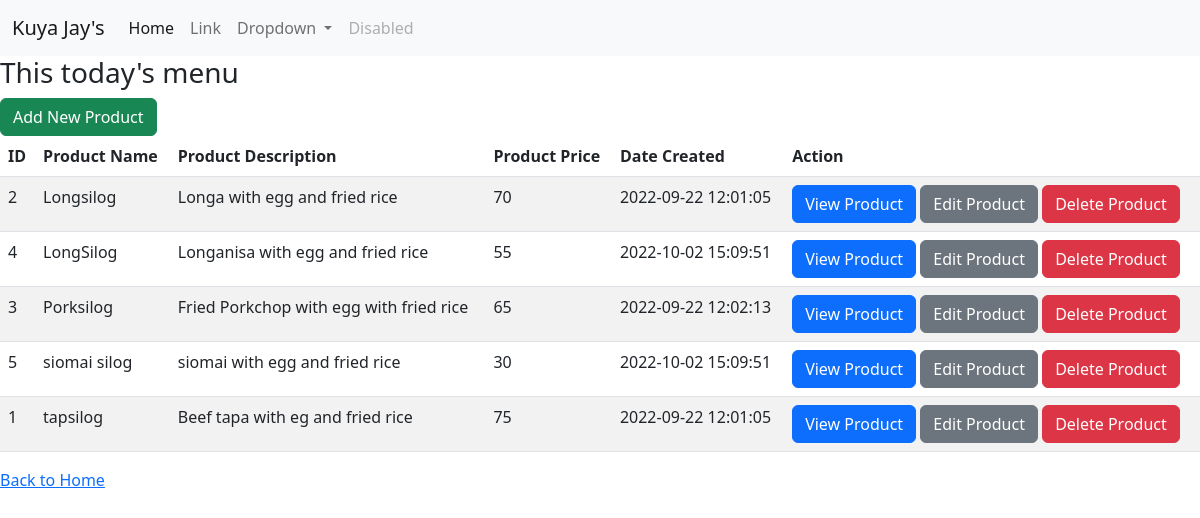
Screenshot of /index.php/home/view_products with the database file from the repository.
### tables this page shows
CREATE TABLE `tblproducts` (
  `prod_id` bigint(20) NOT NULL,
  `prod_name` varchar(30) NOT NULL,
  `prod_description` varchar(150) NOT NULL,
  `prod_price` double NOT NULL,
  `prod_date_created` timestamp NOT NULL DEFAULT current_timestamp()
);

### application/controllers/Home.php (called while the page is built, shortened)
<?php
class Home extends CI_Controller {
    public function __construct(){
        $this->load->helper('url');
    }
    public function view_products() {
        $this->load->model('Products_model');
        $data['products'] = $this->Products_model->get_products_no_limit();
        $data['title'] = 'View Products';
        $this->load->view('include/header', $data);
        $this->load->view('include/navbar');
        $this->load->view('product_view', $data);
        $this->load->view('include/footer');
    }
}

### index.php (called while the page is built, shortened)
<?php
require_once BASEPATH.'core/CodeIgniter.php';

### application/models/Products_model.php (called while the page is built, shortened)
<?php
class Products_model extends CI_Model{
    public function get_products_no_limit(){
        $this->db->order_by('prod_name');
        $query = $this->db->get('tblproducts');
        $result = $query->result();
        return $result;
    }
}
?>

### application/views/product_view.php (the view)
<h3>This today's menu</h3>
<a type="a" class="btn btn-success" href="<?= base_url('products'); ?>">Add New Product</a>
<table class="table table-striped table-hover">
    <thead>
        <tr>
            <th>ID</th>
            <th>Product Name</th>
            <th>Product Description</th>
            <th>Product Price</th>
            <th>Date Created</th>
            <th>Action</th>
        </tr>
    </thead>
    <tbody>
        <?php foreach ($products as $product) : ?>
            <tr>
                <td><?php echo $product->prod_id; ?></td>
                <td><?php echo $product->prod_name; ?></td>
                <td><?php echo $product->prod_description; ?></td>
                <td><?php echo $product->prod_price; ?></td>
                <td><?php echo $product->prod_date_created; ?></td>
                <td>
                    <a type="a" class="btn btn-primary">View Product</a>
                    <a type="a" class="btn btn-secondary">Edit Product</a>
                    <a type="a" class="btn btn-danger">Delete Product</a>
                </td>
            </tr>
        <?php endforeach; ?>
    </tbody>
</table>
<a href="<?php echo base_url('home'); ?>">Back to Home</a>

### application/views/include/header.php (shortened to what this page needs)
<!DOCTYPE html>
<html lang="en">
<head>
    <link href="https://cdn.jsdelivr.net/npm/bootstrap@5.2.1/dist/css/bootstrap.min.css" rel="stylesheet">
</head>
<body>

### application/views/include/navbar.php (shortened to what this page needs)
<nav class="navbar navbar-expand-lg bg-light">
  <div class="container-fluid">
    <a class="navbar-brand" href="#">Kuya Jay's</a>
    <div class="collapse navbar-collapse" id="navbarSupportedContent">
      <ul class="navbar-nav me-auto mb-2 mb-lg-0">
        <li class="nav-item">
          <a class="nav-link active" aria-current="page" href="#">Home</a>
        </li>
        <li class="nav-item">
          <a class="nav-link" href="#">Link</a>
        </li>
        <li class="nav-item dropdown">
          <a class="nav-link dropdown-toggle" href="#" role="button" data-bs-toggle="dropdown" aria-expanded="false">
            Dropdown
          </a>
        </li>
        <li class="nav-item">
          <a class="nav-link disabled">Disabled</a>
        </li>
      </ul>
    </div>
  </div>
</nav>

### application/views/include/footer.php (shortened to what this page needs)
</body>
</html>

### rows the page displays
tblproducts: prod_id "2", prod_name "Longsilog", prod_description "Longa with egg and fried rice", prod_price "70", prod_date_created "2022-09-22 12:01:05"
tblproducts: prod_id "4", prod_name "LongSilog", prod_description "Longanisa with egg and fried rice", prod_price "55", prod_date_created "2022-10-02 15:09:51"
tblproducts: prod_id "3", prod_name "Porksilog", prod_description "Fried Porkchop with egg with fried rice", prod_price "65", prod_date_created "2022-09-22 12:02:13"
tblproducts: prod_id "5", prod_name "siomai silog", prod_description "siomai with egg and fried rice", prod_price "30", prod_date_created "2022-10-02 15:09:51"
tblproducts: prod_id "1", prod_name "tapsilog", prod_description "Beef tapa with eg and fried rice", prod_price "75", prod_date_created "2022-09-22 12:01:05"
